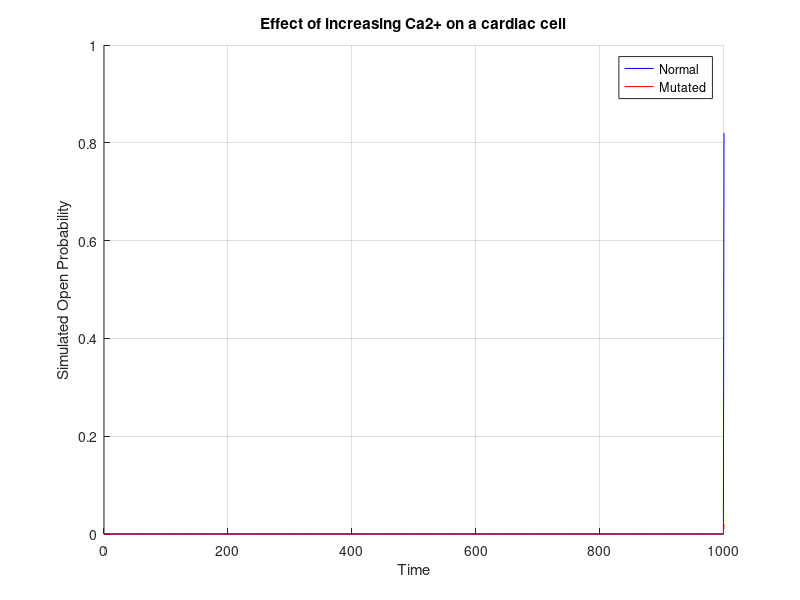
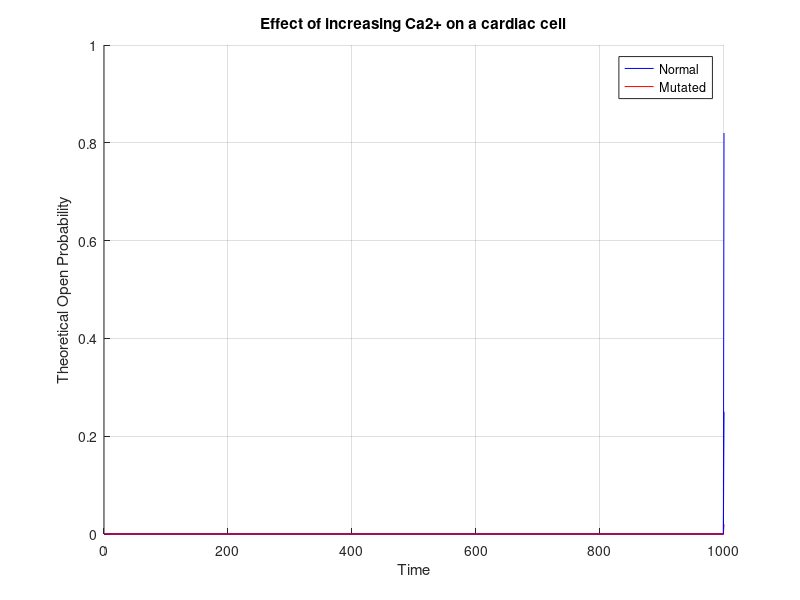

These charts were generated, in order, by the following MATLAB code:
clear;clc
num_channels=50;
states(1,num_channels)=0; %starts off at closed
time=1000;
%variables for channel factor
eta=2.2;
kplus=12;
kminus=500;
a=.07;
oo=-.85;
cc=-.92;
%variables to display probability
Popen=0; %theoretical open probability of the channel
topen=0; 
tclosed=0;
P(1,time,2)=0; %array of simulated probabilities 
TP(1,time,2)=0; %array of theoretical probabilities
%variables to represent calcium in different regions (initial value)
cajsr=1; %calcium in junctional SR
cansr=1; %calcium in network SR
cads=90; %calcium in dyadic subspace
cai=90; %calcium in myoplasmic subspace
cao=1.8; %extracellular calcium content
%variables to control rate of change of calcium content in various regions
lamdajsr=.0130; %JSR volume fraction
lamdads=1.55*10^-04; %dyadic volume fraction
lamdansr=0.0458; %NSR volume fraction
vtefflux=250; %total rate of ca2+ efflux out of the subspace
vtrefill=5; %total JSR refill rate
jirefill=0;
jtrefill=0;
jiefflux=0;
jtefflux=0;
piryrnj=0; %fraction of open "rogue" RYR
bds=0.1; %dyadic subspace buffering fraction
bnsr=1; %NSR buffering fraction
btmyo=143; %total myoplasmic ca2+ buffer concentration
Ap=150; %concentration of SERCA molecules
kdi=0.91; %SERCA cai sensitivity
kdsr=2.24; %SERCA cads 
ki=(cai/(1*10^-3 *kdi))^2;
ksr=(cansr/(1*10^-3*kdsr))^2;
kmyo=0.96; %half saturation constant for myopalasmic ca2+ buffer
dcycle=0.104217+17.923*ksr+ki*(1.75583*10^6+7.61673*10^6*ksr)+ki^2*(6.08463*10^11+4.50544*10^11*ksr);
vcycle=(3.24873*10^12*(ki^2)+(ki*(9.17846*10^6-(11478.2*ksr)))-(0.329904*ksr))/dcycle;
jserca=2*vcycle*Ap;
%variables for ncx exchanger
nao=140; %extracellular Na+ content
nai=10.2; %intracellular Na+ content
Am=1.5340 *10^-4; %capacitative area of cell membrane 
V=-85; %membrane voltage
vmyo=25.84; %myoplasmic volume
F=9.6485*10^4; %faraday constant
T=310; %temperature in kelvin
R=8314; % ideal gas content (joules)
etancx=0.35; %NCX voltage dependence coefficient
Kncxca=1380; %ca2+ half saturation constant for NCX
Kncxna=87500; %na+ half saturation constant for NCX
ksatncx=0.1; % NCX exchange saturation factor
Incx=1000; %maximal NCX current
incx=Incx*(nai^3*cao*exp(etancx*F*V/(R*T))-nai^3*cai*exp(etancx*F*V/(R*T)));
jncx=(-Am*incx)/(F*vmyo); %ncx exchanger
%Variables for PMCA
ipmca=0.75; %Maximal PMCA current
kpmca=0.5; %Calcium half saturation for PMCA
Ipmca=0;
jpmca=0;
%Variables for background calcium leak
gbca=7.36351*10^-4; %maximal background calcium conductance
ibca=0;
eca=0;
jbca=0;
N=1; %number of CRU's(eventually should be 20000)
for i=1:2
nopen=0; %number of channels open
states(1,num_channels)=0; %starts off at closed
nclosed=num_channels-nopen; %number of channels closed
if i==1
    phi=2.3*(10^-4)*(cansr+cajsr)+(2*10^-2);
elseif i==2
    phi=4.3*(10^-3)*(cansr+cajsr)+(2*10^-2);
end
for chan=1:num_channels %channel loop    
    for t=1:time %time loop
    xco=exp(-a*.5*(nclosed*cc-(nopen-1)*oo));
    xoc=exp(-a*.5*(nopen*oo-(nclosed-1)*cc));
    dt=0.1/((nclosed*xco*(phi)*(kplus)*(cai^eta))+(nopen*xoc*kminus)); 
    r=rand(1,1);%generates a random number
    if states(1,chan)==0
        if r<(nclosed*xco*(phi)*(kplus)*(cai^eta))*dt
            states(1,chan)=1;  %change to open
        end
        %display(state);
    elseif states(1,chan)==1
        if r<(nopen*xoc*kminus)*dt
            states(1,chan)=0;  %change to closed
        end
        %display(state);
    end    
    end
    nopen=nopen+states(1,chan);
    nclosed=num_channels-nopen;
end
%calculate probabilities
nclosed=num_channels-nopen;
P(1,t,i)=nopen/num_channels; %creates an array of the open probs
tclosed=1/(nclosed*xco*(phi)*(kplus)*(cai^eta)); %calculates the theoretical probability
topen=1/(nopen*xoc*kminus);
Popen=topen/(topen+tclosed);
TP(1,t,i)=Popen;
%change calcium content
btjsr=140 * 10^2;
kjsr=638;
bijsr=(1+((btjsr*kjsr)/(kjsr+cajsr^2)))^-1;
vryr=4.9194*exp(-5);
vryrnj=2.41;
jiryr=nopen*vryr*(cajsr-cads);
jryrnj=piryrnj*vryrnj*(cansr-cai);
for i=1:N
 jirefill=jirefill+((vtrefill/N)*(cansr-cajsr));
end
for i=1:N
 jtrefill=jtrefill+jirefill;
end
for i=1:N
    jiefflux=(vtefflux/N)*(cads-cai);
end
for i=1:N
    jtefflux=jtefflux+jiefflux;
end
Ipmca=ipmca*(cai^2/(kpmca^2+cai^2));
jpmca=(-Am*Ipmca)/(2*F*vmyo); %ATPase flux of the PMCA
eca=((R*T)/(2*F))*log(cao/cai);
ibca=gbca*(V-eca);
jbca=(-Am*ibca)/(2*F*vmyo);
Bmyo=(1+((btmyo*kmyo)/(kmyo+cai)^2))^-1;
cajsr=cajsr+dt*((bijsr/lamdajsr)*(jirefill-jiryr));
cads=cads+dt*((bds/lamdads)*(jiryr-jiefflux));
cansr=cansr+dt*((bnsr/lamdansr)*(jserca-jtrefill-jryrnj));
cai=Bmyo*(jtefflux-jncx-jserca+jbca-jpmca+jryrnj);
end
display(P)
display(TP);
TIME(1,time)=0;
for x=1:time
    TIME(1,x)=x;
end
%Graphs simulated probability
hold on
plot(TIME,P(:,:,1),'b');
plot(TIME,P(:,:,2),'r') %plots time on the x axis, and P on the y axis. 
hold off
grid on
legend('Normal','Mutated');
title('Effect of increasing Ca2+ on a cardiac cell');
xlabel('Time');
ylabel('Simulated Open Probability');
pngname=sprintf('Cell_Sim.png');
print('-dpng','-r300',pngname)
close all;

% Graphs theoretical probability
hold on
plot(TIME,TP(:,:,1),'b');
plot(TIME,TP(:,:,2),'r') %plots time on the x axis, and P on the y axis. 
hold off
grid on
legend('Normal','Mutated');
title('Effect of increasing Ca2+ on a cardiac cell');
xlabel('Time');
ylabel('Theoretical Open Probability');
pngname2=sprintf('Cell_Theo.png');
print('-dpng','-r300',pngname2)
